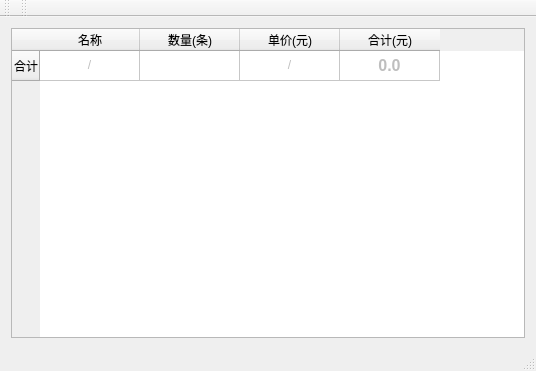
<?xml version="1.0" encoding="UTF-8"?>
<ui version="4.0">
 <class>MainWindow</class>
 <widget class="QMainWindow" name="MainWindow">
  <property name="geometry">
   <rect>
    <x>0</x>
    <y>0</y>
    <width>536</width>
    <height>371</height>
   </rect>
  </property>
  <property name="windowTitle">
   <string>MainWindow</string>
  </property>
  <widget class="QWidget" name="centralWidget">
   <layout class="QVBoxLayout" name="verticalLayout">
    <item>
     <layout class="QHBoxLayout" name="horizontalLayout">
      <item>
       <widget class="QTableWidget" name="tableWidget">
        <property name="mouseTracking">
         <bool>true</bool>
        </property>
        <property name="acceptDrops">
         <bool>true</bool>
        </property>
        <row>
         <property name="text">
          <string>合计</string>
         </property>
        </row>
        <column>
         <property name="text">
          <string>名称</string>
         </property>
        </column>
        <column>
         <property name="text">
          <string>数量(条)</string>
         </property>
        </column>
        <column>
         <property name="text">
          <string>单价(元)</string>
         </property>
        </column>
        <column>
         <property name="text">
          <string>合计(元)</string>
         </property>
        </column>
        <item row="0" column="0">
         <property name="text">
          <string>/</string>
         </property>
         <property name="textAlignment">
          <set>AlignHCenter|AlignVCenter|AlignCenter</set>
         </property>
         <property name="flags">
          <set>ItemIsSelectable|ItemIsDragEnabled|ItemIsUserCheckable</set>
         </property>
        </item>
        <item row="0" column="1">
         <property name="text">
          <string/>
         </property>
         <property name="flags">
          <set>ItemIsSelectable|ItemIsDragEnabled|ItemIsUserCheckable</set>
         </property>
        </item>
        <item row="0" column="2">
         <property name="text">
          <string>/</string>
         </property>
         <property name="textAlignment">
          <set>AlignHCenter|AlignVCenter|AlignCenter</set>
         </property>
         <property name="flags">
          <set>ItemIsDragEnabled|ItemIsUserCheckable</set>
         </property>
        </item>
        <item row="0" column="3">
         <property name="text">
          <string>0.0</string>
         </property>
         <property name="font">
          <font>
           <pointsize>12</pointsize>
           <weight>75</weight>
           <bold>true</bold>
          </font>
         </property>
         <property name="textAlignment">
          <set>AlignHCenter|AlignVCenter|AlignCenter</set>
         </property>
         <property name="foreground">
          <brush brushstyle="NoBrush">
           <color alpha="255">
            <red>0</red>
            <green>0</green>
            <blue>255</blue>
           </color>
          </brush>
         </property>
         <property name="flags">
          <set>ItemIsSelectable|ItemIsDragEnabled|ItemIsUserCheckable</set>
         </property>
        </item>
       </widget>
      </item>
     </layout>
    </item>
   </layout>
  </widget>
  <widget class="QMenuBar" name="menuBar">
   <property name="geometry">
    <rect>
     <x>0</x>
     <y>0</y>
     <width>536</width>
     <height>23</height>
    </rect>
   </property>
  </widget>
  <widget class="QToolBar" name="mainToolBar">
   <attribute name="toolBarArea">
    <enum>TopToolBarArea</enum>
   </attribute>
   <attribute name="toolBarBreak">
    <bool>false</bool>
   </attribute>
  </widget>
  <widget class="QStatusBar" name="statusBar"/>
  <widget class="QToolBar" name="toolBar">
   <property name="windowTitle">
    <string>toolBar</string>
   </property>
   <attribute name="toolBarArea">
    <enum>TopToolBarArea</enum>
   </attribute>
   <attribute name="toolBarBreak">
    <bool>false</bool>
   </attribute>
  </widget>
 </widget>
 <layoutdefault spacing="6" margin="11"/>
 <resources/>
 <connections/>
</ui>
